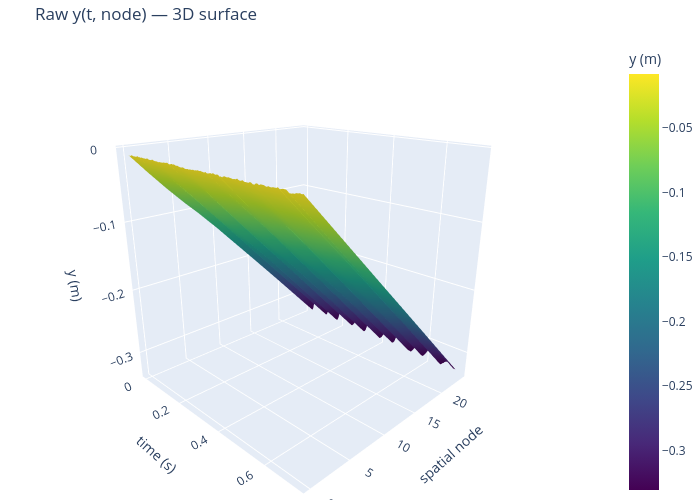

This figure's notebook cell:
### Markdown cell above
## Step 3d — 3D surface: raw y(t, node)

Raw vertical position before GP smoothing.

### Code cell
import plotly.graph_objects as go

# _yr, t_plot, node_plot are defined in the surf-raw-x cell above.
# Re-define node_plot/t_plot here in case this cell is run independently.
t_plot    = t_raw[::1   ]
node_plot = np.arange(0, N_VIDEO_PTS, 2)
Y_surf_raw = _yr[::1, :][:, node_plot]

# ── Plotly 3D surface (rotatable) ─────────────────────────────────────────
fig3d = go.Figure(go.Surface(
    x=t_plot, y=node_plot, z=Y_surf_raw.T,
    colorscale='viridis', colorbar=dict(title='y (m)'),
))
fig3d.update_layout(
    title='Raw y(t, node) — 3D surface',
    scene=dict(
        xaxis_title='time (s)',
        yaxis_title='spatial node',
        zaxis_title='y (m)',
        camera=dict(eye=dict(x=1.5, y=-1.5, z=0.8))
    ),
    width=700, height=500, margin=dict(l=0, r=0, t=40, b=0)
)
fig3d.show()

# ── Matplotlib heatmap (inline, resizable) ────────────────────────────────
fig2d, ax = plt.subplots(figsize=(8, 4), dpi=100)
im = ax.imshow(Y_surf_raw.T, aspect='auto', origin='lower',
               extent=[t_plot[0], t_plot[-1], node_plot[0], node_plot[-1]],
               cmap='viridis')
fig2d.colorbar(im, ax=ax, label='y (m)')
ax.set_xlabel('time (s)')
ax.set_ylabel('spatial node')
ax.set_title('Raw y(t, node) — heatmap')
plt.tight_layout()
plt.show()

### Figure 1 — Plotly figure (JSON) as saved in the notebook; plotly's stock layout.template omitted (floating-point values rounded to 4 significant figures; data arrays with more than 128 entries replaced by an {"elided": "..."} marker saying what was removed)
{"data": [{"colorbar": {"title": {"text": "y (m)"}}, "colorscale": [[0, "#440154"], [0.1111, "#482878"], [0.2222, "#3e4989"], [0.3333, "#31688e"], [0.4444, "#26828e"], [0.5556, "#1f9e89"], [0.6667, "#35b779"], [0.7778, "#6ece58"], [0.8889, "#b5de2b"], [1, "#fde725"]], "type": "surface", "x": {"elided": "141 float values"}, "y": [0, 2, 4, 6, 8, 10, 12, 14, 16, 18, 20, 22, 24], "z": {"elided": "13x141 float values"}}], "layout": {"height": 500, "margin": {"b": 0, "l": 0, "r": 0, "t": 40}, "scene": {"camera": {"eye": {"x": 1.5, "y": -1.5, "z": 0.8}}, "xaxis": {"title": {"text": "time (s)"}}, "yaxis": {"title": {"text": "spatial node"}}, "zaxis": {"title": {"text": "y (m)"}}}, "title": {"text": "Raw y(t, node) — 3D surface"}, "width": 700}}
